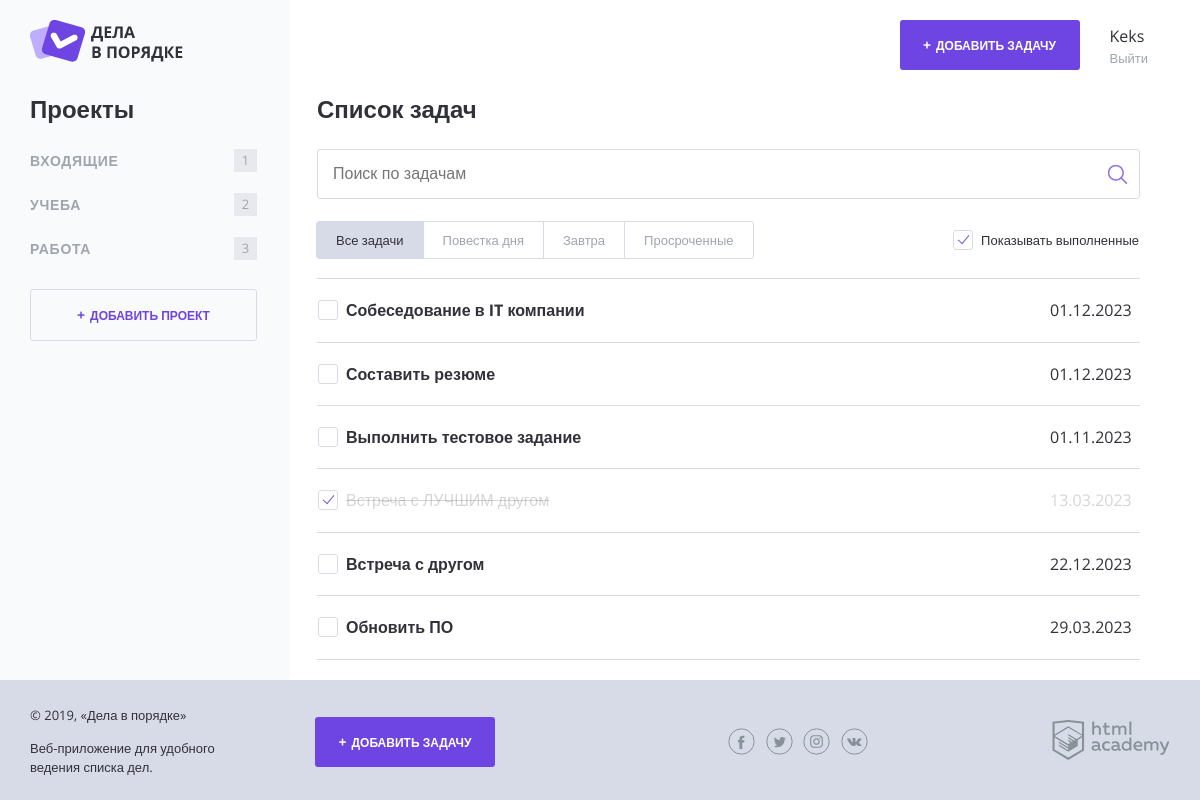
The page / on the database its author committed.
### tables this page shows
CREATE TABLE projects(
    id INT AUTO_INCREMENT PRIMARY KEY,
    title VARCHAR(32) NOT NULL UNIQUE,
    user_id int,
    FOREIGN KEY (user_id) REFERENCES users (id)
);

CREATE TABLE tasks(
    id INT AUTO_INCREMENT PRIMARY KEY,
    title VARCHAR(32) NOT NULL UNIQUE,
    status BOOLEAN DEFAULT(0) NOT NULL,
    date DATE,
    creation_date TIMESTAMP DEFAULT CURRENT_TIMESTAMP,
    file_path TEXT,
    user_id int,
    project_id int,
    FOREIGN KEY (user_id) REFERENCES users (id),
    FOREIGN KEY (project_id) REFERENCES projects (id)
);

### helpers.php (called while the page is built, shortened)
<?php
function include_template($name, array $data = []) {
    $name = 'templates/' . $name;
    extract($data);
    require $name;
    $result = ob_get_clean();
    return $result;
}

### templates/main.php (the view, shortened to what this page needs)
<div class="content">
            <section class="content__side">
                <h2 class="content__side-heading">Проекты</h2>
                <nav class="main-navigation">
                    <ul class="main-navigation__list">
                        <?php foreach ($projects as $project): ?>
                            <li class="main-navigation__list-item">
                                <a class="main-navigation__list-item-link" href="#"><?= $project['title']?></a>
                                <span class="main-navigation__list-item-count"><?= task_counter($tasks, $project['id'])?></span>
                            </li>
                        <?php endforeach; ?>
                    </ul>
                </nav>
                <a class="button button--transparent button--plus content__side-button"
                   href="pages/form-project.html" target="project_add">Добавить проект</a>
            </section>
            <main class="content__main">
                <h2 class="content__main-heading">Список задач</h2>
                <form class="search-form" action="index.php" method="post" autocomplete="off">
                    <input class="search-form__input" type="text" name="" value="" placeholder="Поиск по задачам">
                    <input class="search-form__submit" type="submit" name="" value="Искать">
                </form>
                <div class="tasks-controls">
                    <nav class="tasks-switch">
                        <a href="/" class="tasks-switch__item tasks-switch__item--active">Все задачи</a>
                        <a href="/" class="tasks-switch__item">Повестка дня</a>
                        <a href="/" class="tasks-switch__item">Завтра</a>
                        <a href="/" class="tasks-switch__item">Просроченные</a>
                    </nav>
                    <label class="checkbox">
                        <span class="checkbox__text">Показывать выполненные</span>
                    </label>
                </div>
                <table class="tasks">
                    <?php foreach ($tasks as $task):
                        $time_to_task = strtotime($task['date']) -  time();
                        $hours_left = floor($time_to_task / 3600);
                        ?>
                    <tr class="tasks__item task<?php if ($task['status'] == true): ?> <?=' task--completed';?><?php endif ?><?php if ($hours_left >= 0 && $hours_left <= 24): ?> <?=' task--important';?><?php endif ?>">
                        <td class="task__select">
                            <label class="checkbox task__checkbox">
                                <span class="checkbox__text"><?=$task['title'];?></span>
                            </label>
                        </td>
                        <td class="task__file">
                        </td>
                        <td class="task__date"><?=date('d.m.Y',strtotime($task['date']));?></td>
                    </tr>
                    <?php endforeach; ?>
                </table>
            </main>
        </div>

### templates/layout.php (shortened to what this page needs)
<!DOCTYPE html>
<html lang="ru">
<head>
    <link rel="stylesheet" href="css/normalize.css">
    <link rel="stylesheet" href="css/style.css">
    <link rel="stylesheet" href="css/flatpickr.min.css">
</head>
<body>
<div class="page-wrapper">
    <div class="container container--with-sidebar">
        <header class="main-header">
            <a href="/">
                <img src="img/logo.png" width="153" height="42" alt="Логотип Дела в порядке">
            </a>
            <div class="main-header__side">
                <a class="main-header__side-item button button--plus open-modal" href="pages/form-task.html">Добавить задачу</a>
                <div class="main-header__side-item user-menu">
                    <div class="user-menu__data">
                        <p><?=$user?></p>
                        <a href="#">Выйти</a>
                    </div>
                </div>
            </div>
        </header>
        <?=$page_content?>
    </div>
</div>
<footer class="main-footer">
    <div class="container">
        <div class="main-footer__copyright">
            <p>© 2019, «Дела в порядке»</p>
            <p>Веб-приложение для удобного ведения списка дел.</p>
        </div>
        <a class="main-footer__button button button--plus" href="pages/form-task.html">Добавить задачу</a>
        <div class="main-footer__social social">
            <a class="social__link social__link--facebook" href="#">
            </a>
            <a class="social__link social__link--twitter" href="#">
            </a>
            <a class="social__link social__link--instagram" href="#">
            </a>
            <a class="social__link social__link--vkontakte" href="#">
            </a>
        </div>
        <div class="main-footer__developed-by">
            <a href="https://htmlacademy.ru/intensive/php">
                <img src="img/htmlacademy.svg" alt="HTML Academy" width="118" height="40">
            </a>
        </div>
    </div>
</footer>
</body>
</html>

### index.php
<?php
require_once ('helpers.php');
require_once ('init.php');
$user = 'Keks';
$show_complete_tasks = rand(0, 1);
if (!$con) {
    $error = mysqli_connect_error();
    $page_content = include_template('error.php', ['error' => $error]);
} else {
    $sql = "SELECT projects.id, title FROM projects JOIN users ON user_id = users.id WHERE login = '$user'";
    $result = mysqli_query($con, $sql);
    if ($result) {
        $projects = mysqli_fetch_all($result, MYSQLI_ASSOC);
    } else {
        $error = mysqli_error($con);
        $page_content = include_template('error.php', ['error' => $error]);
    }
}
if (!$con){
    $error = mysqli_connect_error();
    $page_content = include_template('error.php', ['error' => $error]);
} else {
    $sql = "SELECT * FROM tasks JOIN users ON user_id = users.id WHERE login = '$user'";
    $result = mysqli_query($con, $sql);
    if ($result) {
        $tasks = mysqli_fetch_all($result, MYSQLI_ASSOC);
    } else {
        $error = mysqli_error($con);
        $page_content = include_template('error.php', ['error' => $error]);
    }
}
function task_counter($tasks, $task_project): int{
    $count = 0;
    foreach($tasks as $task){
        if ($task['project_id'] == $task_project){
            $count ++;
        }
    }
    return $count;
}
$page_content = include_template('main.php', [
    'projects' => $projects,
    'tasks' => $tasks,
    'show_complete_tasks' => $show_complete_tasks
]);
$layout = include_template('layout.php', [
    'page_content' => $page_content,
    'title' => 'Дела в порядке',
    'user' => $user
]);
print($layout);
?>

### rows shown on the page
projects: title "ВХОДЯЩИЕ", id "1"
projects: title "УЧЕБА", id "2"
projects: title "РАБОТА", id "3"
tasks: title "Собеседование в IT компании", date "01.12.2023"
tasks: title "Составить резюме", date "01.12.2023"
tasks: title "Выполнить тестовое задание", date "01.11.2023"
tasks: title "Встреча с ЛУЧШИМ другом", date "13.03.2023"
tasks: title "Встреча с другом", date "22.12.2023"
tasks: title "Обновить ПО", date "29.03.2023"

### other values the page prints
$user "Keks"
